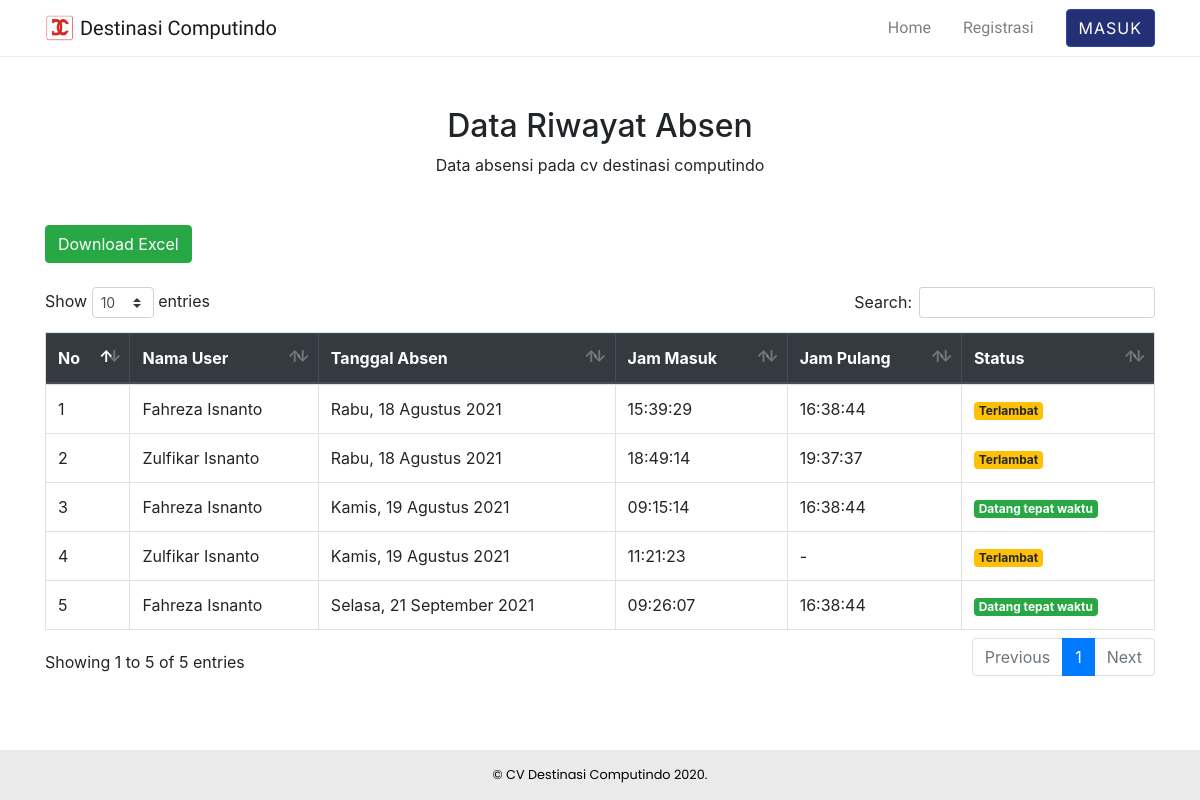
The app's page /index.php/data_absensi with its own data.
### tables this page shows
CREATE TABLE `ta_absensi` (
  `ID_ABSENSI` int(11) NOT NULL,
  `USER_ID` int(11) NOT NULL,
  `TGL_ABSEN` varchar(125) NOT NULL,
  `JAM_MASUK` varchar(30) NOT NULL,
  `JAM_PULANG` varchar(30) NOT NULL,
  `STATUS_USER` int(11) NOT NULL
);

### application/controllers/Data_absensi.php (called while the page is built, shortened)
<?php
class Data_absensi extends CI_Controller
{
    public function __construct()
    {
        $this->load->model('absensi_model');
    }
    public function index()
    {
        $data["data_absensi"] = $this->absensi_model->get_data_absensiall();
        $this->load->view('templates/header', $data);
        $this->load->view('data_absensi/read', $data);
        $this->load->view('templates/footer');
    }
}

### index.php (called while the page is built, shortened)
<?php
require_once BASEPATH.'core/CodeIgniter.php';

### application/models/Absensi_model.php (called while the page is built, shortened)
<?php
class Absensi_model extends CI_Model
{
    public function get_data_absensiall()
    {
        $q = $this->db->query("SELECT CONCAT(B.NAMA_DEPAN,' ',B.NAMA_BELAKANG) AS NAMA_USER, A.* FROM TA_ABSENSI A JOIN TA_USER B ON A.USER_ID = B.ID_USER")->result_array();
        return $q;
    }
}

### application/views/data_absensi/read.php (the view)
<main>
    <div class="container">
        <div class="text-center">
            <h2>Data Riwayat Absen</h2>
            <p>Data absensi pada cv destinasi computindo</p>
        </div>
        <div class="row mt-5">
            <div class="col-sm-12">
                <a target="_blank" href="<?= base_url('data_absensi/export_excel') ?>" class="btn btn-success">Download Excel</a>
            </div>
        </div>
        <div class="row mt-2">
            <div class="col-sm-12">
                <div class="table-responsive mt-3">
                    <table id="tblDataAll" class="table table-bordered table-hover">
                        <thead class="thead-dark">
                            <tr>
                            <tr>
                                <th>No</th>
                                <th>Nama User</th>
                                <th>Tanggal Absen</th>
                                <th>Jam Masuk</th>
                                <th>Jam Pulang</th>
                                <th>Status</th>
                            </tr>
                            </tr>
                        </thead>
                        <tbody>
                            <?php $i = 1;
                            foreach ($data_absensi as  $d) : ?>
                                <tr>
                                    <td><?= $i++; ?></td>
                                    <td><?= $d["NAMA_USER"]; ?></td>
                                    <td><?= $d["TGL_ABSEN"]; ?></td>
                                    <td><?= $d["JAM_MASUK"]; ?></td>
                                    <td><?= $d["JAM_PULANG"]; ?></td>
                                    <td><?php if ($d["STATUS_USER"] == 1) : ?>
                                            <span class="badge badge-success">Datang tepat waktu</span>
                                        <?php elseif ($d["STATUS_USER"] == 2) : ?>
                                            <span class="badge badge-warning">Terlambat</span>
                                        <?php else : ?>
                                            <span class="badge badge-danger">Bolos</span>
                                        <?php endif; ?>
                                    </td>
                                </tr>
                            <?php endforeach; ?>
                        </tbody>
                    </table>
                </div>
            </div>
        </div>
    </div>
</main>

### application/views/templates/header.php (shortened to what this page needs)
<!doctype html>
<html lang="en">
<head>
  <link rel="stylesheet" href="https://cdn.jsdelivr.net/npm/bootstrap@4.6.0/dist/css/bootstrap.min.css">
  <link rel="stylesheet" href="<?= base_url('assets/css/style.css') ?>">
  <link rel="stylesheet" href="<?= base_url("assets/plugins/datatables-bs4/css/dataTables.bootstrap4.min.css") ?>">
  <link rel="stylesheet" href="<?= base_url("assets/plugins/datatables-responsive/css/responsive.bootstrap4.min.css") ?>">
</head>
<body>
  <nav class="navbar navbar-expand-lg navbar-light">
    <div class="container">
      <a class="navbar-brand" href="<?= base_url(); ?>">
        <img src="<?= base_url('assets/img/logo.png') ?>" width="30" height="30" class="d-inline-block align-top" alt="">
        Destinasi Computindo
      </a>
      <div class="collapse navbar-collapse" id="navbarNavAltMarkup">
        <?php $current_link = $this->uri->segment(1); ?>
        <ul class="navbar-nav ml-auto mr-3">
          <li class="nav-item mx-2">
            <a class="nav-link <?= $current_link == "home" || $current_link == "" ? 'active' : '' ?>" href="<?= base_url("home") ?>">Home <span class="sr-only">(current)</span></a>
          </li>
          <?php if ($this->session->userdata('admin_logged_in')) : ?>
            <li class="nav-item mx-2">
              <a class="nav-link <?= $current_link == "data_karyawan" ? 'active' : '' ?>" href="<?= base_url("data_karyawan") ?>">Data Karyawan</a>
            </li>
            <li class="nav-item mx-2">
              <a class="nav-link <?= $current_link == "data_absensi" ? 'active' : '' ?>" href="<?= base_url("data_absensi") ?>">Data Absensi</a>
            </li>
          <?php else : ?>
            <li class="nav-item mx-2">
              <a class="nav-link <?= $current_link == "user" ? 'active' : '' ?>" href="<?= base_url("user/register") ?>">Registrasi</a>
            </li>
          <?php endif; ?>
        </ul>
        <?php if ($this->session->userdata('admin_logged_in')) : ?>
          <a href="<?= base_url("admin/logout") ?>" onclick="return confirm('Yakin logout?');" class="btn btn-blue-navy">Logout</a>
        <?php else : ?>
          <a href="<?= base_url("admin/login") ?>" class="btn btn-blue-navy">Masuk</a>
        <?php endif; ?>
      </div>
    </div>
  </nav>

### application/views/templates/footer.php (shortened to what this page needs)
<footer>
  <p>&copy; CV Destinasi Computindo 2020.</p>
</footer>
</body>
</html>

### assets/css/style.css (style rules this page uses)
html { position: relative; }
.navbar { border-bottom: 1px solid #ebebeb; }
.navbar-brand { font-family: "Viga", sans-serif; }
.navbar-nav { font-family: "Viga", sans-serif; }
main { margin-top: 50px; overflow: visible; padding-bottom: 90px; }
.btn-blue-navy { font-family: "Inter", sans-serif !important; text-transform: uppercase !important; letter-spacing: 1px; font-size: 16px; color: #fff; background-color: #233075; border-color: #3546ab; }
footer { position: fixed; bottom: 0; left: 0; font-family: "Poppins", sans-serif !important; width: 100%; height: 50px; text-align: center; background-color: #eaeaea; line-height: 50px; color: black; font-size: 0.8em; }

### records on screen
ta_absensi: NAMA_USER "Fahreza Isnanto", TGL_ABSEN "Rabu, 18 Agustus 2021", JAM_MASUK "15:39:29", JAM_PULANG "16:38:44", STATUS_USER "Terlambat"
ta_absensi: NAMA_USER "Zulfikar Isnanto", TGL_ABSEN "Rabu, 18 Agustus 2021", JAM_MASUK "18:49:14", JAM_PULANG "19:37:37", STATUS_USER "Terlambat"
ta_absensi: NAMA_USER "Fahreza Isnanto", TGL_ABSEN "Kamis, 19 Agustus 2021", JAM_MASUK "09:15:14", JAM_PULANG "16:38:44", STATUS_USER "Datang tepat waktu"
ta_absensi: NAMA_USER "Zulfikar Isnanto", TGL_ABSEN "Kamis, 19 Agustus 2021", JAM_MASUK "11:21:23", JAM_PULANG "-", STATUS_USER "Terlambat"
ta_absensi: NAMA_USER "Fahreza Isnanto", TGL_ABSEN "Selasa, 21 September 2021", JAM_MASUK "09:26:07", JAM_PULANG "16:38:44", STATUS_USER "Datang tepat waktu"
